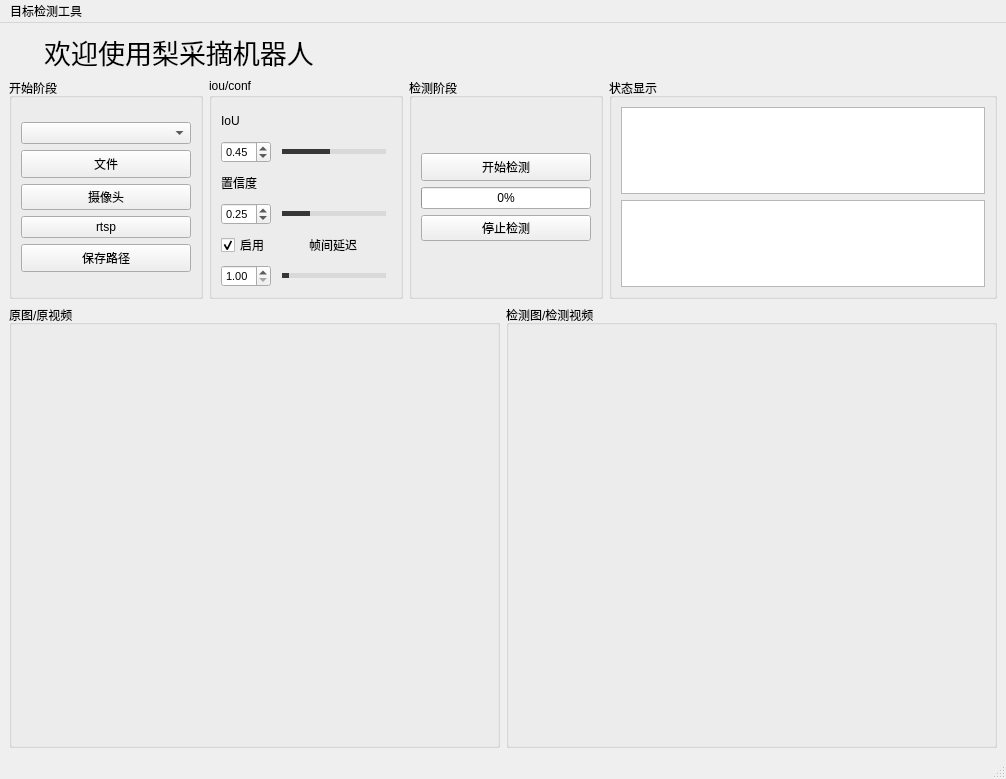
<?xml version="1.0" encoding="UTF-8"?>
<ui version="4.0">
 <class>MainWindow</class>
 <widget class="QMainWindow" name="MainWindow">
  <property name="geometry">
   <rect>
    <x>0</x>
    <y>0</y>
    <width>1006</width>
    <height>779</height>
   </rect>
  </property>
  <property name="windowTitle">
   <string>梨采摘机器人工作面板</string>
  </property>
  <property name="styleSheet">
   <string notr="true">QSlider{
border-color: #bcbcbc;
color:#d9d9d9;
}
QSlider::groove:horizontal {                                
     border: 1px solid #999999;                             
     height: 3px;                                           
    margin: 0px 0;                                         
     left: 5px; right: 5px; 
 }
QSlider::handle:horizontal {                               
     border: 0px ; 
     border-image: url(:/img/icon/圆.png);
	 width:15px;
     margin: -7px -7px -7px -7px;                  
} 
QSlider::add-page:horizontal{
background: qlineargradient(spread:pad, x1:0, y1:1, x2:0, y2:0, stop:0 #d9d9d9, stop:0.25 #d9d9d9, stop:0.5 #d9d9d9, stop:1 #d9d9d9); 

}
QSlider::sub-page:horizontal{                               
 background: qlineargradient(spread:pad, x1:0, y1:1, x2:0, y2:0, stop:0 #373737, stop:0.25 #373737, stop:0.5 #373737, stop:1 #373737);                     
}
#MainWindow{background-image: url(:/png/icon/background.jpg);}



</string>
  </property>
  <widget class="QWidget" name="centralwidget">
   <layout class="QGridLayout" name="gridLayout_7">
    <item row="0" column="0">
     <layout class="QVBoxLayout" name="verticalLayout_6" stretch="0,1,2">
      <item>
       <layout class="QHBoxLayout" name="horizontalLayout_7" stretch="1,1,1">
        <item>
         <layout class="QHBoxLayout" name="horizontalLayout_5" stretch="0,1">
          <item>
           <widget class="QLabel" name="label_4">
            <property name="text">
             <string/>
            </property>
            <property name="pixmap">
             <pixmap resource="../img.qrc">:/png/icon/上海大学001.png</pixmap>
            </property>
            <property name="alignment">
             <set>Qt::AlignCenter</set>
            </property>
           </widget>
          </item>
          <item>
           <widget class="QLabel" name="label">
            <property name="font">
             <font>
              <family>AcadEref</family>
              <pointsize>20</pointsize>
             </font>
            </property>
            <property name="text">
             <string>欢迎使用梨采摘机器人</string>
            </property>
            <property name="alignment">
             <set>Qt::AlignCenter</set>
            </property>
           </widget>
          </item>
         </layout>
        </item>
        <item>
         <spacer name="horizontalSpacer">
          <property name="orientation">
           <enum>Qt::Horizontal</enum>
          </property>
          <property name="sizeHint" stdset="0">
           <size>
            <width>50</width>
            <height>20</height>
           </size>
          </property>
         </spacer>
        </item>
        <item>
         <layout class="QHBoxLayout" name="horizontalLayout_6" stretch="1,1,1">
          <item>
           <widget class="QPushButton" name="minButton">
            <property name="enabled">
             <bool>true</bool>
            </property>
            <property name="styleSheet">
             <string notr="true">QPushButton {
border-style: solid;
border-width: 0px;
border-radius: 0px;
background-color: rgba(223, 223, 223, 0);}
QPushButton::focus{outline: none;}
QPushButton::hover {
border-style: solid;
border-width: 0px;
border-radius: 0px;
background-color: rgba(223, 223, 223, 150);}</string>
            </property>
            <property name="text">
             <string/>
            </property>
            <property name="icon">
             <iconset resource="../img.qrc">
              <normaloff>:/png/icon/最小化_黑色.png</normaloff>:/png/icon/最小化_黑色.png</iconset>
            </property>
           </widget>
          </item>
          <item>
           <widget class="QPushButton" name="maxButton">
            <property name="styleSheet">
             <string notr="true">QPushButton {
border-style: solid;
border-width: 0px;
border-radius: 0px;
background-color: rgba(223, 223, 223, 0);}
QPushButton::focus{outline: none;}
QPushButton::hover {
border-style: solid;
border-width: 0px;
border-radius: 0px;
background-color: rgba(223, 223, 223, 150);}</string>
            </property>
            <property name="text">
             <string/>
            </property>
            <property name="icon">
             <iconset resource="../img.qrc">
              <normaloff>:/png/icon/正方形_黑色.png</normaloff>:/png/icon/正方形_黑色.png</iconset>
            </property>
           </widget>
          </item>
          <item>
           <widget class="QPushButton" name="closeButton">
            <property name="styleSheet">
             <string notr="true">QPushButton {
border-style: solid;
border-width: 0px;
border-radius: 0px;
background-color: rgba(223, 223, 223, 0);}
QPushButton::focus{outline: none;}
QPushButton::hover {
border-style: solid;
border-width: 0px;
border-radius: 0px;
background-color: rgba(223, 223, 223, 150);}</string>
            </property>
            <property name="text">
             <string/>
            </property>
            <property name="icon">
             <iconset resource="../img.qrc">
              <normaloff>:/png/icon/关闭_黑色.png</normaloff>:/png/icon/关闭_黑色.png</iconset>
            </property>
           </widget>
          </item>
         </layout>
        </item>
       </layout>
      </item>
      <item>
       <layout class="QHBoxLayout" name="horizontalLayout_4" stretch="1,1,1,2">
        <item>
         <widget class="QGroupBox" name="groupBox_2">
          <property name="title">
           <string>开始阶段</string>
          </property>
          <layout class="QGridLayout" name="gridLayout_4">
           <item row="0" column="0">
            <layout class="QVBoxLayout" name="verticalLayout">
             <item>
              <widget class="QComboBox" name="comboBox">
               <property name="enabled">
                <bool>true</bool>
               </property>
              </widget>
             </item>
             <item>
              <widget class="QPushButton" name="file">
               <property name="minimumSize">
                <size>
                 <width>55</width>
                 <height>28</height>
                </size>
               </property>
               <property name="maximumSize">
                <size>
                 <width>16777215</width>
                 <height>28</height>
                </size>
               </property>
               <property name="text">
                <string>文件</string>
               </property>
               <property name="iconSize">
                <size>
                 <width>20</width>
                 <height>20</height>
                </size>
               </property>
              </widget>
             </item>
             <item>
              <widget class="QPushButton" name="camera">
               <property name="text">
                <string>摄像头</string>
               </property>
              </widget>
             </item>
             <item>
              <widget class="QPushButton" name="rtsp">
               <property name="text">
                <string>rtsp</string>
               </property>
              </widget>
             </item>
             <item>
              <widget class="QPushButton" name="project">
               <property name="minimumSize">
                <size>
                 <width>55</width>
                 <height>28</height>
                </size>
               </property>
               <property name="maximumSize">
                <size>
                 <width>16777215</width>
                 <height>28</height>
                </size>
               </property>
               <property name="text">
                <string>保存路径</string>
               </property>
               <property name="icon">
                <iconset resource="../img.qrc">
                 <normaloff>:/png/icon/打开.png</normaloff>:/png/icon/打开.png</iconset>
               </property>
               <property name="iconSize">
                <size>
                 <width>20</width>
                 <height>20</height>
                </size>
               </property>
              </widget>
             </item>
            </layout>
           </item>
          </layout>
         </widget>
        </item>
        <item>
         <widget class="QGroupBox" name="groupBox">
          <property name="title">
           <string>iou/conf</string>
          </property>
          <layout class="QGridLayout" name="gridLayout_3">
           <item row="0" column="0">
            <layout class="QVBoxLayout" name="verticalLayout_2">
             <item>
              <widget class="QLabel" name="label_2">
               <property name="text">
                <string>IoU</string>
               </property>
              </widget>
             </item>
             <item>
              <layout class="QHBoxLayout" name="horizontalLayout" stretch="0,0">
               <item>
                <widget class="QDoubleSpinBox" name="iouSpinBox">
                 <property name="minimumSize">
                  <size>
                   <width>50</width>
                   <height>0</height>
                  </size>
                 </property>
                 <property name="maximumSize">
                  <size>
                   <width>50</width>
                   <height>16777215</height>
                  </size>
                 </property>
                 <property name="font">
                  <font>
                   <family>Microsoft YaHei UI</family>
                   <pointsize>8</pointsize>
                  </font>
                 </property>
                 <property name="maximum">
                  <double>1.000000000000000</double>
                 </property>
                 <property name="singleStep">
                  <double>0.010000000000000</double>
                 </property>
                 <property name="value">
                  <double>0.450000000000000</double>
                 </property>
                </widget>
               </item>
               <item>
                <widget class="QSlider" name="iouSlider">
                 <property name="maximum">
                  <number>100</number>
                 </property>
                 <property name="value">
                  <number>45</number>
                 </property>
                 <property name="orientation">
                  <enum>Qt::Horizontal</enum>
                 </property>
                </widget>
               </item>
              </layout>
             </item>
             <item>
              <widget class="QLabel" name="label_3">
               <property name="text">
                <string>置信度</string>
               </property>
              </widget>
             </item>
             <item>
              <layout class="QHBoxLayout" name="horizontalLayout_2">
               <item>
                <widget class="QDoubleSpinBox" name="confSpinBox">
                 <property name="minimumSize">
                  <size>
                   <width>50</width>
                   <height>0</height>
                  </size>
                 </property>
                 <property name="maximumSize">
                  <size>
                   <width>50</width>
                   <height>16777215</height>
                  </size>
                 </property>
                 <property name="font">
                  <font>
                   <family>Microsoft JhengHei UI</family>
                   <pointsize>8</pointsize>
                  </font>
                 </property>
                 <property name="maximum">
                  <double>1.000000000000000</double>
                 </property>
                 <property name="singleStep">
                  <double>0.010000000000000</double>
                 </property>
                 <property name="value">
                  <double>0.250000000000000</double>
                 </property>
                </widget>
               </item>
               <item>
                <widget class="QSlider" name="confSlider">
                 <property name="maximum">
                  <number>100</number>
                 </property>
                 <property name="value">
                  <number>25</number>
                 </property>
                 <property name="orientation">
                  <enum>Qt::Horizontal</enum>
                 </property>
                </widget>
               </item>
              </layout>
             </item>
             <item>
              <layout class="QHBoxLayout" name="horizontalLayout_9">
               <item>
                <widget class="QCheckBox" name="checkBox">
                 <property name="text">
                  <string>启用</string>
                 </property>
                 <property name="checked">
                  <bool>true</bool>
                 </property>
                </widget>
               </item>
               <item>
                <widget class="QLabel" name="label_5">
                 <property name="text">
                  <string>帧间延迟</string>
                 </property>
                </widget>
               </item>
              </layout>
             </item>
             <item>
              <layout class="QHBoxLayout" name="horizontalLayout_3">
               <item>
                <widget class="QDoubleSpinBox" name="rateSpinBox">
                 <property name="minimumSize">
                  <size>
                   <width>50</width>
                   <height>0</height>
                  </size>
                 </property>
                 <property name="maximumSize">
                  <size>
                   <width>50</width>
                   <height>16777215</height>
                  </size>
                 </property>
                 <property name="font">
                  <font>
                   <family>Microsoft JhengHei UI</family>
                   <pointsize>8</pointsize>
                  </font>
                 </property>
                 <property name="decimals">
                  <number>2</number>
                 </property>
                 <property name="minimum">
                  <double>1.000000000000000</double>
                 </property>
                 <property name="maximum">
                  <double>20.000000000000000</double>
                 </property>
                 <property name="singleStep">
                  <double>1.000000000000000</double>
                 </property>
                </widget>
               </item>
               <item>
                <widget class="QSlider" name="rateSlider">
                 <property name="maximum">
                  <number>20</number>
                 </property>
                 <property name="pageStep">
                  <number>1</number>
                 </property>
                 <property name="value">
                  <number>1</number>
                 </property>
                 <property name="orientation">
                  <enum>Qt::Horizontal</enum>
                 </property>
                </widget>
               </item>
              </layout>
             </item>
            </layout>
           </item>
          </layout>
         </widget>
        </item>
        <item>
         <widget class="QGroupBox" name="groupBox_3">
          <property name="title">
           <string>检测阶段</string>
          </property>
          <layout class="QGridLayout" name="gridLayout">
           <item row="0" column="0">
            <layout class="QVBoxLayout" name="verticalLayout_4">
             <item>
              <widget class="QPushButton" name="BeginDet">
               <property name="minimumSize">
                <size>
                 <width>40</width>
                 <height>28</height>
                </size>
               </property>
               <property name="text">
                <string>开始检测</string>
               </property>
               <property name="iconSize">
                <size>
                 <width>30</width>
                 <height>30</height>
                </size>
               </property>
               <property name="checkable">
                <bool>true</bool>
               </property>
              </widget>
             </item>
             <item>
              <widget class="QProgressBar" name="progressBar">
               <property name="value">
                <number>0</number>
               </property>
              </widget>
             </item>
             <item>
              <widget class="QPushButton" name="StopDet">
               <property name="text">
                <string>停止检测</string>
               </property>
               <property name="autoExclusive">
                <bool>false</bool>
               </property>
              </widget>
             </item>
            </layout>
           </item>
          </layout>
         </widget>
        </item>
        <item>
         <widget class="QGroupBox" name="groupBox_4">
          <property name="title">
           <string>状态显示</string>
          </property>
          <layout class="QGridLayout" name="gridLayout_5">
           <item row="0" column="0">
            <layout class="QVBoxLayout" name="verticalLayout_5">
             <item>
              <widget class="QTextBrowser" name="statistic_label"/>
             </item>
             <item>
              <widget class="QListWidget" name="resultWidget"/>
             </item>
            </layout>
           </item>
          </layout>
         </widget>
        </item>
       </layout>
      </item>
      <item>
       <layout class="QHBoxLayout" name="horizontalLayout_8">
        <item>
         <widget class="QGroupBox" name="groupBox_5">
          <property name="title">
           <string>原图/原视频</string>
          </property>
          <layout class="QGridLayout" name="gridLayout_6">
           <item row="0" column="0">
            <widget class="QLabel" name="raw_video">
             <property name="text">
              <string/>
             </property>
            </widget>
           </item>
          </layout>
         </widget>
        </item>
        <item>
         <widget class="QGroupBox" name="groupBox_7">
          <property name="title">
           <string>检测图/检测视频</string>
          </property>
          <layout class="QGridLayout" name="gridLayout_2">
           <item row="0" column="0">
            <widget class="QLabel" name="out_video">
             <property name="text">
              <string/>
             </property>
            </widget>
           </item>
          </layout>
         </widget>
        </item>
       </layout>
      </item>
     </layout>
    </item>
   </layout>
  </widget>
  <widget class="QStatusBar" name="statusbar"/>
  <widget class="QMenuBar" name="menubar">
   <property name="geometry">
    <rect>
     <x>0</x>
     <y>0</y>
     <width>1006</width>
     <height>26</height>
    </rect>
   </property>
   <widget class="QMenu" name="menu">
    <property name="title">
     <string>目标检测工具</string>
    </property>
   </widget>
   <addaction name="menu"/>
  </widget>
 </widget>
 <resources>
  <include location="../img.qrc"/>
  <include location="img.qrc"/>
 </resources>
 <connections/>
</ui>
